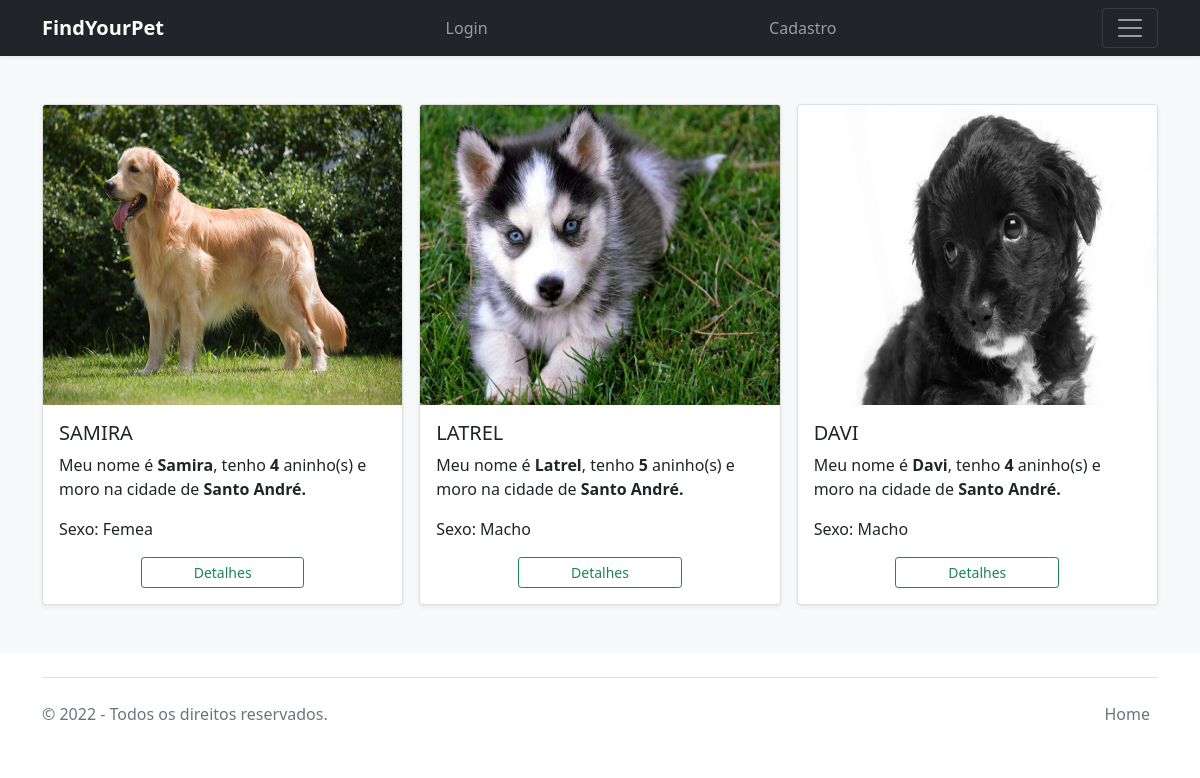
The app's page /cachorros with its own data.
### tables this page shows
CREATE TABLE "animals" (
        "id" INTEGER PRIMARY KEY AUTOINCREMENT,
        "created" TIMESTAMP NOT NULL DEFAULT CURRENT_TIMESTAMP,
        "NomeCompleto" TEXT NOT NULL,
        "Foto" TEXT,
        "Especie" TEXT,
        "Sexo" TEXT,
        "Idade" TEXT,
        "Porte" TEXT,
        "Sobre" TEXT,
        "Cep" TEXT,
        "Rua" TEXT,
        "Numero" TEXT,
        "Complemento" TEXT,
        "Bairro" TEXT,
        "Cidade" TEXT,
        "Estado" TEXT
);

### app.py (the view)
@app.route('/cachorros')
def list_dogs():
    conn = get_db_connection()
    cachorros = conn.execute('SELECT * FROM animals WHERE Especie IS "Cachorro"').fetchall()
    conn.close()
    return render_template('cachorros.html', cachorros=cachorros)

### app.py (called while the page is built)
def get_db_connection():
    conn = sqlite3.connect('db/findyourpet.db')
    conn.row_factory = sqlite3.Row
    return conn

### templates/cachorros.html (shortened to what this page needs)
{% extends 'base.html' %}
{% block content %}
  <div class="album py-5 bg-light">
    <div class="container">
      <div class="row row-cols-1 row-cols-sm-2 row-cols-md-3 g-3">
        {% for cachorro in cachorros %}
        {% set MODAL_ID = cachorro['NomeCompleto'] ~ cachorro['id'] %}
        <div class="col">
          <div class="card shadow-sm">
            <img src="{{ url_for('static', filename=cachorro['Foto']) }}" alt="" class="bd-placeholder-img card-img-top" width="300" height="300">
            <div class="card-body">
              <h5 class="card-title text-uppercase">{{ cachorro['NomeCompleto'] }}</h5>
              <p class="card-text">Meu nome é <span class="fw-bold">{{ cachorro['NomeCompleto'] }}</span>, tenho <span class="fw-bold">{{ cachorro['Idade'] }}</span> aninho(s) e moro na cidade de <span class="fw-bold">{{ cachorro['Cidade'] }}.</span></p>
              <p class="card-text">Sexo: {{ cachorro['Sexo'] }}</p>
              <div class="d-flex justify-content-between align-items-center">
                <div class="d-grid gap-2 col-6 mx-auto">
                  <button type="submit" class="btn btn-outline-success btn-sm" data-bs-toggle="modal" data-bs-target="#{{ MODAL_ID }}">Detalhes</button>
                </div>
              </div>
            </div>
          </div>
        </div>
        {% endfor %}
      </div>
    </div>
  </div>
{% endblock %}

### records on screen
animals: Foto (picture), NomeCompleto "SAMIRA", NomeCompleto "Samira", Idade "4", Cidade "Santo André", Sexo "Femea"
animals: Foto (picture), NomeCompleto "LATREL", NomeCompleto "Latrel", Idade "5", Cidade "Santo André", Sexo "Macho"
animals: Foto (picture), NomeCompleto "DAVI", NomeCompleto "Davi", Idade "4", Cidade "Santo André", Sexo "Macho"
